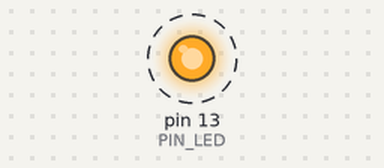
A sketch run on a simulated Arduino Uno, built with avr-gcc and run on an emulated ATmega328P. Parts: output pins drawn as LEDs (lit = HIGH). Dashed ring = blinking. What the sketch prints to the serial monitor is not drawn.

Above: at 0.5 s.
Timing chart, 0 to 4.6 s (numbered marks = the images above):
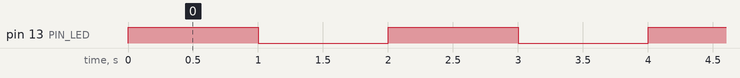

The sketch:

04_example_03.ino
```cpp
#define PIN_LED 13
unsigned int count, toggle;

void setup() {
  pinMode(PIN_LED,OUTPUT);
  Serial.begin(115200);
  while(!Serial);{
  }
  Serial.println("hello world!");
  count = toggle =0;
  digitalWrite(PIN_LED,toggle);
  // put your setup code here, to run once:

}

void loop() {
  toggle=toggle+1;
  digitalWrite(PIN_LED,toggle);
  delay(1000);
  toggle=toggle-1;
  digitalWrite(PIN_LED,toggle);
  delay(1000);


  // put your main code here, to run repeatedly:

}
  int toggle_state(int toggle){

    return toggle;

  }
```

Measured:
- by itself, pin 13 (PIN_LED): alternates HIGH for 1.0 s and LOW for 1.0 s
